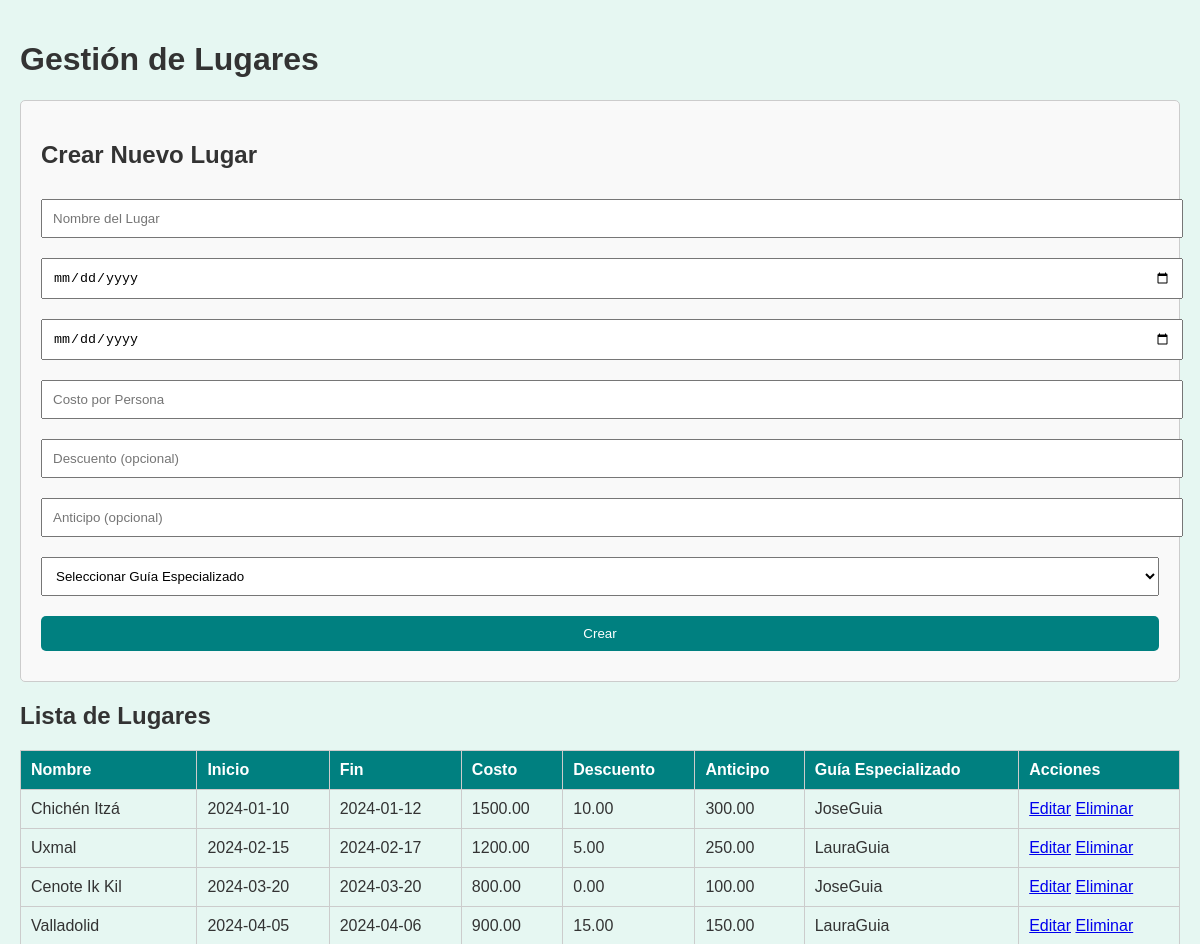
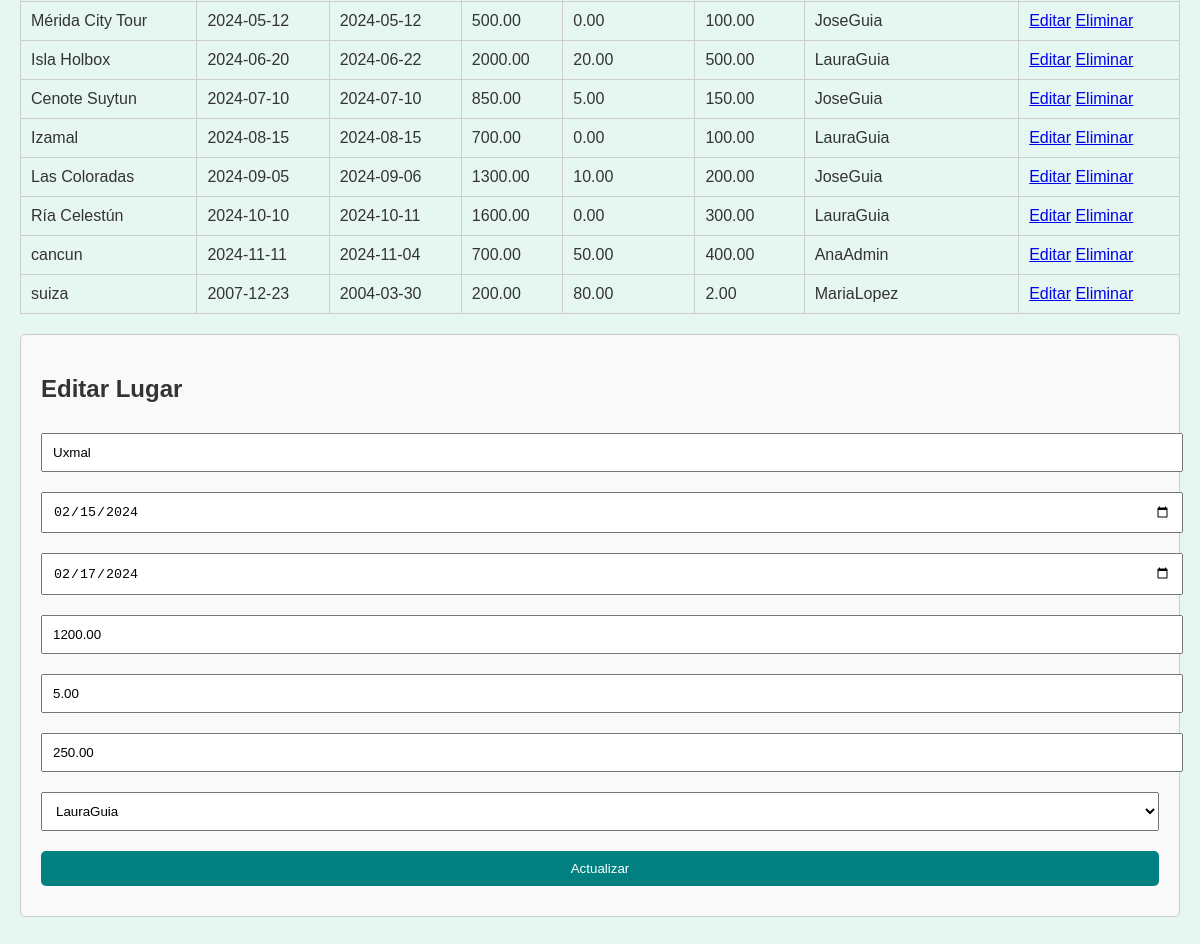
/mostrar_lugares.php?edit=2, run on the app's committed database (2 pictures, top to bottom).
### tables this page shows
CREATE TABLE `lugares` (
  `id` int NOT NULL,
  `nombre_lugar` varchar(100) NOT NULL,
  `fecha_inicio` date NOT NULL,
  `fecha_fin` date NOT NULL,
  `costo_por_persona` decimal(10,2) NOT NULL,
  `descuento` decimal(5,2) DEFAULT '0.00',
  `anticipo` decimal(10,2) DEFAULT NULL,
  `guia_especializado` int DEFAULT NULL
);

CREATE TABLE `clientes` (
  `id` int NOT NULL,
  `rol` enum('admin','usuario','guia') NOT NULL,
  `nombre_usuario` varchar(50) NOT NULL,
  `correo` varchar(100) NOT NULL,
  `contrasena` varchar(255) NOT NULL
);

### mostrar_lugares.php (the view, shortened to what this page needs)
<?php
include 'conexion.php';
$result = $conn->query("SELECT l.*, c.nombre_usuario AS guia_nombre
                        FROM lugares l
                        LEFT JOIN clientes c ON l.guia_especializado = c.id");
?>
<!DOCTYPE html>
<html lang="es">
<head>
</head>
<body>
<h1>Gestión de Lugares</h1>
<div class="form-container">
    <h2>Crear Nuevo Lugar</h2>
    <form method="POST" action="">
        <input type="text" name="nombre_lugar" placeholder="Nombre del Lugar" required>
        <input type="date" name="fecha_inicio" required>
        <input type="date" name="fecha_fin" required>
        <input type="number" step="0.01" name="costo_por_persona" placeholder="Costo por Persona" required>
        <input type="number" step="0.01" name="descuento" placeholder="Descuento (opcional)">
        <input type="number" step="0.01" name="anticipo" placeholder="Anticipo (opcional)">
        <select name="guia_especializado">
            <option value="">Seleccionar Guía Especializado</option>
        </select>
        <button type="submit" name="create">Crear</button>
    </form>
</div>
<h2>Lista de Lugares</h2>
<table>
    <tr>
        <th>Nombre</th>
        <th>Inicio</th>
        <th>Fin</th>
        <th>Costo</th>
        <th>Descuento</th>
        <th>Anticipo</th>
        <th>Guía Especializado</th>
        <th>Acciones</th>
    </tr>
    <?php while ($row = $result->fetch_assoc()): ?>
    <tr>
        <td><?php echo $row['nombre_lugar']; ?></td>
        <td><?php echo $row['fecha_inicio']; ?></td>
        <td><?php echo $row['fecha_fin']; ?></td>
        <td><?php echo $row['costo_por_persona']; ?></td>
        <td><?php echo $row['descuento'] ?: "N/A"; ?></td>
        <td><?php echo $row['anticipo'] ?: "N/A"; ?></td>
        <td><?php echo $row['guia_nombre'] ?: "Sin Asignar"; ?></td>
        <td>
            <a href="?edit=<?php echo $row['id']; ?>">Editar</a>
            <a href="?delete=<?php echo $row['id']; ?>" onclick="return confirm('¿Seguro que deseas eliminar este lugar?');">Eliminar</a>
        </td>
    </tr>
    <?php endwhile; ?>
</table>
<?php
if (isset($_GET['edit'])):
    $id = $_GET['edit'];
    $lugar = $conn->query("SELECT * FROM lugares WHERE id='$id'")->fetch_assoc();
?>
<div class="form-container">
    <h2>Editar Lugar</h2>
    <form method="POST" action="">
        <input type="text" name="nombre_lugar" value="<?php echo $lugar['nombre_lugar']; ?>" required>
        <input type="date" name="fecha_inicio" value="<?php echo $lugar['fecha_inicio']; ?>" required>
        <input type="date" name="fecha_fin" value="<?php echo $lugar['fecha_fin']; ?>" required>
        <input type="number" step="0.01" name="costo_por_persona" value="<?php echo $lugar['costo_por_persona']; ?>" required>
        <input type="number" step="0.01" name="descuento" value="<?php echo $lugar['descuento']; ?>">
        <input type="number" step="0.01" name="anticipo" value="<?php echo $lugar['anticipo']; ?>">
        <select name="guia_especializado">
            <?php
            $guias = $conn->query("SELECT id, nombre_usuario FROM clientes");
            while ($guia = $guias->fetch_assoc()) {
                $selected = $guia['id'] == $lugar['guia_especializado'] ? "selected" : "";
                echo "<option value='" . $guia['id'] . "' $selected>" . $guia['nombre_usuario'] . "</option>";
            }
            ?>
        </select>
        <button type="submit" name="update">Actualizar</button>
    </form>
</div>
<?php endif; ?>
</body>
</html>

### mostrar_lugares.php (style rules this page uses)
body { font-family: Arial, sans-serif; background-color: #e6f7f2; color: #333; margin: 0; padding: 20px; }
table { width: 100%; border-collapse: collapse; margin-bottom: 20px; }
table, th, td { border: 1px solid #ccc; }
th, td { padding: 10px; text-align: left; }
th { background-color: #008080; color: white; }
button { background-color: #008080; color: white; border: none; padding: 10px 15px; cursor: pointer; border-radius: 5px; }
.form-container { background-color: #f9f9f9; padding: 20px; border: 1px solid #ccc; border-radius: 5px; margin-bottom: 20px; }
.form-container input, .form-container select, .form-container button { width: 100%; margin: 10px 0; padding: 10px; }

### data on the page
lugares: nombre_lugar "Chichén Itzá", fecha_inicio "2024-01-10", fecha_fin "2024-01-12", costo_por_persona "1500.00", descuento "10.00", anticipo "300.00", guia_especializado.nombre_usuario "JoseGuia"
lugares: nombre_lugar "Uxmal", fecha_inicio "2024-02-15", fecha_fin "2024-02-17", costo_por_persona "1200.00", descuento "5.00", anticipo "250.00", guia_especializado.nombre_usuario "LauraGuia", fecha_inicio "02/15/2024", fecha_fin "02/17/2024"
lugares: nombre_lugar "Cenote Ik Kil", fecha_inicio "2024-03-20", fecha_fin "2024-03-20", costo_por_persona "800.00", descuento "0.00", anticipo "100.00", guia_especializado.nombre_usuario "JoseGuia"
lugares: nombre_lugar "Valladolid", fecha_inicio "2024-04-05", fecha_fin "2024-04-06", costo_por_persona "900.00", descuento "15.00", anticipo "150.00", guia_especializado.nombre_usuario "LauraGuia"
lugares: nombre_lugar "Mérida City Tour", fecha_inicio "2024-05-12", fecha_fin "2024-05-12", costo_por_persona "500.00", descuento "0.00", anticipo "100.00", guia_especializado.nombre_usuario "JoseGuia"
lugares: nombre_lugar "Isla Holbox", fecha_inicio "2024-06-20", fecha_fin "2024-06-22", costo_por_persona "2000.00", descuento "20.00", anticipo "500.00", guia_especializado.nombre_usuario "LauraGuia"
lugares: nombre_lugar "Cenote Suytun", fecha_inicio "2024-07-10", fecha_fin "2024-07-10", costo_por_persona "850.00", descuento "5.00", anticipo "150.00", guia_especializado.nombre_usuario "JoseGuia"
lugares: nombre_lugar "Izamal", fecha_inicio "2024-08-15", fecha_fin "2024-08-15", costo_por_persona "700.00", descuento "0.00", anticipo "100.00", guia_especializado.nombre_usuario "LauraGuia"
lugares: nombre_lugar "Las Coloradas", fecha_inicio "2024-09-05", fecha_fin "2024-09-06", costo_por_persona "1300.00", descuento "10.00", anticipo "200.00", guia_especializado.nombre_usuario "JoseGuia"
lugares: nombre_lugar "Ría Celestún", fecha_inicio "2024-10-10", fecha_fin "2024-10-11", costo_por_persona "1600.00", descuento "0.00", anticipo "300.00", guia_especializado.nombre_usuario "LauraGuia"
lugares: nombre_lugar "cancun", fecha_inicio "2024-11-11", fecha_fin "2024-11-04", costo_por_persona "700.00", descuento "50.00", anticipo "400.00", guia_especializado.nombre_usuario "AnaAdmin"
lugares: nombre_lugar "suiza", fecha_inicio "2007-12-23", fecha_fin "2004-03-30", costo_por_persona "200.00", descuento "80.00", anticipo "2.00", guia_especializado.nombre_usuario "MariaLopez"

### other printed values
form field guia_especializado "LauraGuia"
